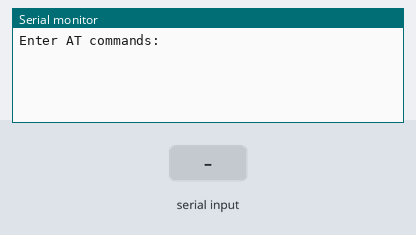
Recording of a sketch running on a simulated Arduino Uno, built with avr-gcc and run on an emulated ATmega328P. On the bench: the last lines printed to the serial monitor. The inputs (shaded band) are chosen by the test bench.

Above: at 1.2 s.
1.3 s: "1" received over the second serial link
At 2.9 s:
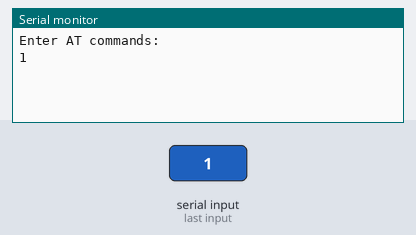
3.8 s: "0" received over the second serial link
At 6.0 s:
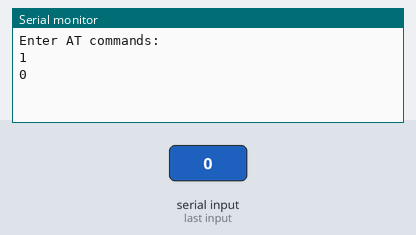

Measured:
- after the input at 1.3 s, the serial monitor: prints a new line after 1.0 s (image 1)
- after the input at 3.8 s, the serial monitor: prints a new line after 1.0 s (image 2)

The sketch:

HC_06_Bluetooth.ino
```cpp
// Basic Bluetooth sketch HC-06_01
// Connect the Hc-06 module and communicate using the serial monitor
//
// The HC-06 defaults to AT mode when first powered on.
// The default baud rate is 9600
// The Hc-06 requires all AT commands to be in uppercase. NL+CR should not be added to the command string
//


#include <SoftwareSerial.h>
SoftwareSerial BTserial(2, 3); // RX | TX
// Connect the HC-06 TX to the Arduino RX on pin 2.
// Connect the HC-06 RX to the Arduino TX on pin 3 through a voltage divider.
//

 String command="";
void setup()
{
    Serial.begin(9600);
    Serial.println("Enter AT commands:");

    // HC-06 default serial speed is 9600
    BTserial.begin(9600);
}

void loop()
{

    // Keep reading from HC-06 and send to Arduino Serial Monitor
    if (BTserial.available()>0)
    {
       Serial.println(BTserial.readString());
    }

    // Keep reading from Arduino Serial Monitor and send to HC-06
    if (Serial.available())
    {

        BTserial.write(Serial.read());
    }

}
```
